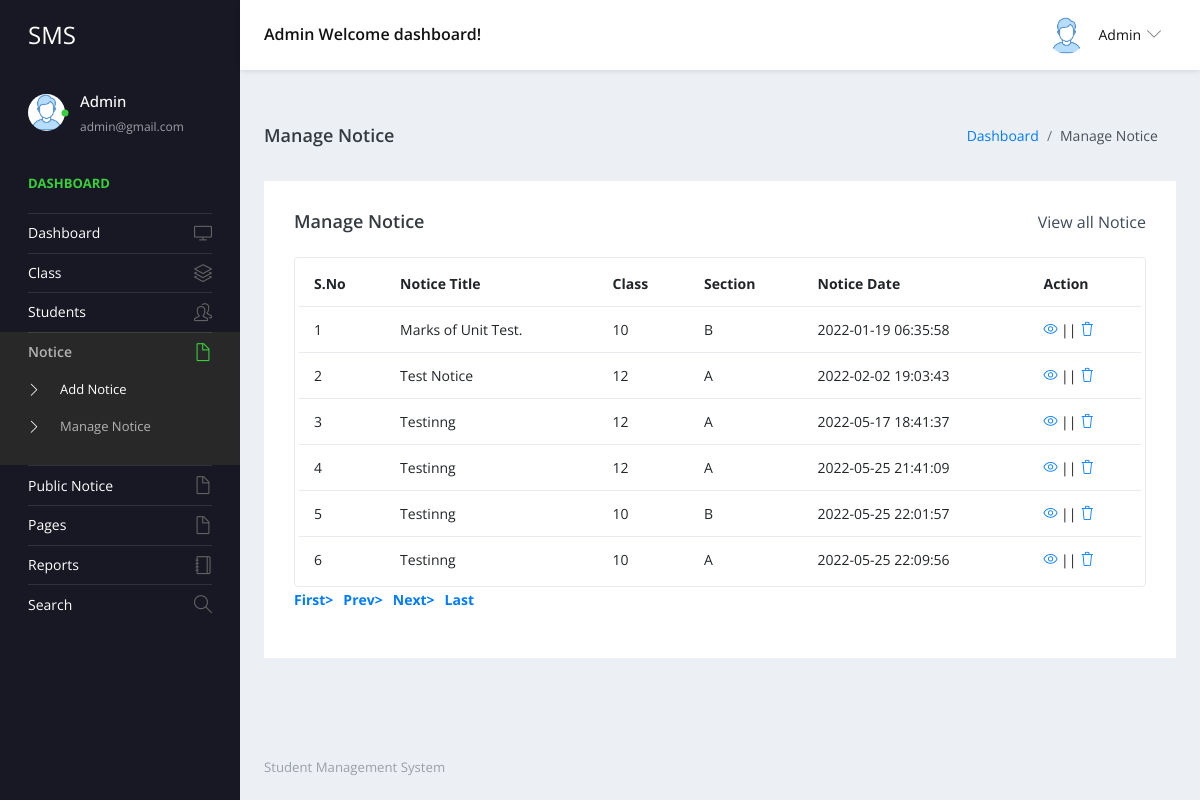
The app's page /admin/manage-notice.php (signed in) with its own data.
### tables this page shows
CREATE TABLE `tblnotice` (
  `ID` int(5) NOT NULL,
  `NoticeTitle` mediumtext DEFAULT NULL,
  `ClassId` int(10) DEFAULT NULL,
  `NoticeMsg` mediumtext DEFAULT NULL,
  `CreationDate` timestamp NULL DEFAULT current_timestamp()
);

CREATE TABLE `tblclass` (
  `ID` int(5) NOT NULL,
  `ClassName` varchar(50) DEFAULT NULL,
  `Section` varchar(20) DEFAULT NULL,
  `CreationDate` timestamp NULL DEFAULT current_timestamp()
);

### admin/manage-notice.php (the view, shortened to what this page needs)
<?php
include('includes/dbconnection.php');
if (strlen($_SESSION['sturecmsaid']==0)) {
  header('location:logout.php');
  } else{
?>
<!DOCTYPE html>
<html lang="en">
  <head>
    <link rel="stylesheet" href="vendors/simple-line-icons/css/simple-line-icons.css">
    <link rel="stylesheet" href="vendors/flag-icon-css/css/flag-icon.min.css">
    <link rel="stylesheet" href="vendors/css/vendor.bundle.base.css">
    <link rel="stylesheet" href="./vendors/daterangepicker/daterangepicker.css">
    <link rel="stylesheet" href="./vendors/chartist/chartist.min.css">
    <link rel="stylesheet" href="./css/style.css">
  </head>
  <body>
    <div class="container-scroller">
     <?php include_once('includes/header.php');?>
      <div class="container-fluid page-body-wrapper">
        <?php include_once('includes/sidebar.php');?>
        <div class="main-panel">
          <div class="content-wrapper">
             <div class="page-header">
              <h3 class="page-title"> Manage Notice </h3>
              <nav aria-label="breadcrumb">
                <ol class="breadcrumb">
                  <li class="breadcrumb-item"><a href="dashboard.php">Dashboard</a></li>
                  <li class="breadcrumb-item active" aria-current="page"> Manage Notice</li>
                </ol>
              </nav>
            </div>
            <div class="row">
              <div class="col-md-12 grid-margin stretch-card">
                <div class="card">
                  <div class="card-body">
                    <div class="d-sm-flex align-items-center mb-4">
                      <h4 class="card-title mb-sm-0">Manage Notice</h4>
                      <a href="#" class="text-dark ml-auto mb-3 mb-sm-0"> View all Notice</a>
                    </div>
                    <div class="table-responsive border rounded p-1">
                      <table class="table">
                        <thead>
                          <tr>
                            <th class="font-weight-bold">S.No</th>
                            <th class="font-weight-bold">Notice Title</th>
                            <th class="font-weight-bold">Class</th>
                            <th class="font-weight-bold">Section</th>
                            <th class="font-weight-bold">Notice Date</th>
                            <th class="font-weight-bold">Action</th>
                          </tr>
                        </thead>
                        <tbody>
                           <?php
                           if (isset($_GET['pageno'])) {
            $pageno = $_GET['pageno'];
        } else {
            $pageno = 1;
        }
        $no_of_records_per_page =15;
        $offset = ($pageno-1) * $no_of_records_per_page;
       $ret = "SELECT ID FROM tblnotice";
$query1 = $dbh -> prepare($ret);
$query1->execute();
$total_rows=$query1->rowCount();
$total_pages = ceil($total_rows / $no_of_records_per_page);
$sql="SELECT tblclass.ID,tblclass.ClassName,tblclass.Section,tblnotice.NoticeTitle,tblnotice.CreationDate,tblnotice.ClassId,tblnotice.ID as nid from tblnotice join tblclass on tblclass.ID=tblnotice.ClassId LIMIT $offset, $no_of_records_per_page";
$query = $dbh -> prepare($sql);
$query->execute();
$results=$query->fetchAll(PDO::FETCH_OBJ);
$cnt=1;
if($query->rowCount() > 0)
{
foreach($results as $row)
{               ?>
                          <tr>
                            <td><?php echo htmlentities($cnt);?></td>
                            <td><?php  echo htmlentities($row->NoticeTitle);?></td>
                            <td><?php  echo htmlentities($row->ClassName);?></td>
                            <td><?php  echo htmlentities($row->Section);?></td>
                            <td><?php  echo htmlentities($row->CreationDate);?></td>
                            <td>
                              <div><a href="edit-notice-detail.php?editid=<?php echo htmlentities ($row->ID);?>"><i class="icon-eye"></i></a>
                                                || <a href="manage-notice.php?delid=<?php echo ($row->ID);?>" onclick="return confirm('Do you really want to Delete ?');"> <i class="icon-trash"></i></a></div>
                            </td>
                          </tr><?php $cnt=$cnt+1;}} ?>
                        </tbody>
                      </table>
                    </div>
                   <div align="left">
    <ul class="pagination" >
        <li><a href="?pageno=1"><strong>First></strong></a></li>
        <li class="<?php if($pageno <= 1){ echo 'disabled'; } ?>">
            <a href="<?php if($pageno <= 1){ echo '#'; } else { echo "?pageno=".($pageno - 1); } ?>"><strong style="padding-left: 10px">Prev></strong></a>
        </li>
        <li class="<?php if($pageno >= $total_pages){ echo 'disabled'; } ?>">
            <a href="<?php if($pageno >= $total_pages){ echo '#'; } else { echo "?pageno=".($pageno + 1); } ?>"><strong style="padding-left: 10px">Next></strong></a>
        </li>
        <li><a href="?pageno=<?php echo $total_pages; ?>"><strong style="padding-left: 10px">Last</strong></a></li>
    </ul>
</div>
                  </div>
                </div>
              </div>
            </div>
          </div>
         <?php include_once('includes/footer.php');?>
        </div>
      </div>
    </div>
  </body>
</html><?php }  ?>

### admin/includes/header.php (shortened to what this page needs)
 <nav class="navbar default-layout-navbar col-lg-12 col-12 p-0 fixed-top d-flex flex-row">
        <div class="navbar-brand-wrapper d-flex align-items-center">
          <a class="navbar-brand brand-logo" href="dashboard.php">
            <strong style="color: white;">SMS</strong>
          </a>
        </div><?php
         $aid= $_SESSION['sturecmsaid'];
$sql="SELECT * from tbladmin where ID=:aid";
$query = $dbh -> prepare($sql);
$query->bindParam(':aid',$aid,PDO::PARAM_STR);
$query->execute();
$results=$query->fetchAll(PDO::FETCH_OBJ);
$cnt=1;
if($query->rowCount() > 0)
{
foreach($results as $row)
{               ?>
        <div class="navbar-menu-wrapper d-flex align-items-center flex-grow-1">
          <h5 class="mb-0 font-weight-medium d-none d-lg-flex"><?php  echo htmlentities($row->AdminName);?> Welcome dashboard!</h5>
          <ul class="navbar-nav navbar-nav-right ml-auto">
            <li class="nav-item dropdown d-none d-xl-inline-flex user-dropdown">
              <a class="nav-link dropdown-toggle" id="UserDropdown" href="#" data-toggle="dropdown" aria-expanded="false">
                <img class="img-xs rounded-circle ml-2" src="images/faces/face8.jpg" alt="Profile image"> <span class="font-weight-normal"> <?php  echo htmlentities($row->AdminName);?> </span></a>
                <?php $cnt=$cnt+1;}} ?>
            </li>
          </ul>
        </div>
      </nav>

### admin/includes/sidebar.php (shortened to what this page needs)
<nav class="sidebar sidebar-offcanvas" id="sidebar">
          <ul class="nav">
            <li class="nav-item nav-profile">
              <a href="#" class="nav-link">
                <div class="profile-image">
                  <img class="img-xs rounded-circle" src="images/faces/face8.jpg" alt="profile image">
                  <div class="dot-indicator bg-success"></div>
                </div>
                <div class="text-wrapper">
                  <?php
         $aid= $_SESSION['sturecmsaid'];
$sql="SELECT * from tbladmin where ID=:aid";
$query = $dbh -> prepare($sql);
$query->bindParam(':aid',$aid,PDO::PARAM_STR);
$query->execute();
$results=$query->fetchAll(PDO::FETCH_OBJ);
$cnt=1;
if($query->rowCount() > 0)
{
foreach($results as $row)
{               ?>
                  <p class="profile-name"><?php  echo htmlentities($row->AdminName);?></p>
                  <p class="designation"><?php  echo htmlentities($row->Email);?></p><?php $cnt=$cnt+1;}} ?>
                </div>
              </a>
            </li>
            <li class="nav-item nav-category">
              <span class="nav-link">Dashboard</span>
            </li>
            <li class="nav-item">
              <a class="nav-link" href="dashboard.php">
                <span class="menu-title">Dashboard</span>
                <i class="icon-screen-desktop menu-icon"></i>
              </a>
            </li>
            <li class="nav-item">
              <a class="nav-link" data-toggle="collapse" href="#ui-basic" aria-expanded="false" aria-controls="ui-basic">
                <span class="menu-title">Class</span>
                <i class="icon-layers menu-icon"></i>
              </a>
            </li>
            <li class="nav-item">
              <a class="nav-link" data-toggle="collapse" href="#ui-basic1" aria-expanded="false" aria-controls="ui-basic1">
                <span class="menu-title">Students</span>
                <i class="icon-people menu-icon"></i>
              </a>
            </li>
            <li class="nav-item">
              <a class="nav-link" data-toggle="collapse" href="#auth" aria-expanded="false" aria-controls="auth">
                <span class="menu-title">Notice</span>
                <i class="icon-doc menu-icon"></i>
              </a>
              <div class="collapse" id="auth">
                <ul class="nav flex-column sub-menu">
                  <li class="nav-item"> <a class="nav-link" href="add-notice.php"> Add Notice </a></li>
                  <li class="nav-item"> <a class="nav-link" href="manage-notice.php"> Manage Notice </a></li>
                </ul>
              </div>
            </li>
            <li class="nav-item">
              <a class="nav-link" data-toggle="collapse" href="#auth1" aria-expanded="false" aria-controls="auth">
                <span class="menu-title">Public Notice</span>
                <i class="icon-doc menu-icon"></i>
              </a>
              <li class="nav-item">
              <a class="nav-link" data-toggle="collapse" href="#auth2" aria-expanded="false" aria-controls="auth">
                <span class="menu-title">Pages</span>
                <i class="icon-doc menu-icon"></i>
              </a>
            </li>
              <li class="nav-item">
              <a class="nav-link" href="between-dates-reports.php">
                <span class="menu-title">Reports</span>
                <i class="icon-notebook menu-icon"></i>
              </a>
            </li>
            <li class="nav-item">
              <a class="nav-link" href="search.php">
                <span class="menu-title">Search</span>
                <i class="icon-magnifier menu-icon"></i>
              </a>
            </li>
            </li>
          </ul>
        </nav>

### records on screen
tblnotice: NoticeTitle "Marks of Unit Test.", ClassId.ClassName "10", ClassId.Section "B", CreationDate "2022-01-19 06:35:58"
tblnotice: NoticeTitle "Test Notice", ClassId.ClassName "12", ClassId.Section "A", CreationDate "2022-02-02 19:03:43"
tblnotice: NoticeTitle "Testinng", ClassId.ClassName "12", ClassId.Section "A", CreationDate "2022-05-17 18:41:37"
tblnotice: NoticeTitle "Testinng", ClassId.ClassName "12", ClassId.Section "A", CreationDate "2022-05-25 21:41:09"
tblnotice: NoticeTitle "Testinng", ClassId.ClassName "10", ClassId.Section "B", CreationDate "2022-05-25 22:01:57"
tblnotice: NoticeTitle "Testinng", ClassId.ClassName "10", ClassId.Section "A", CreationDate "2022-05-25 22:09:56"

### other values on screen
$row->AdminName "Admin"
$row->Email "admin@gmail.com"
